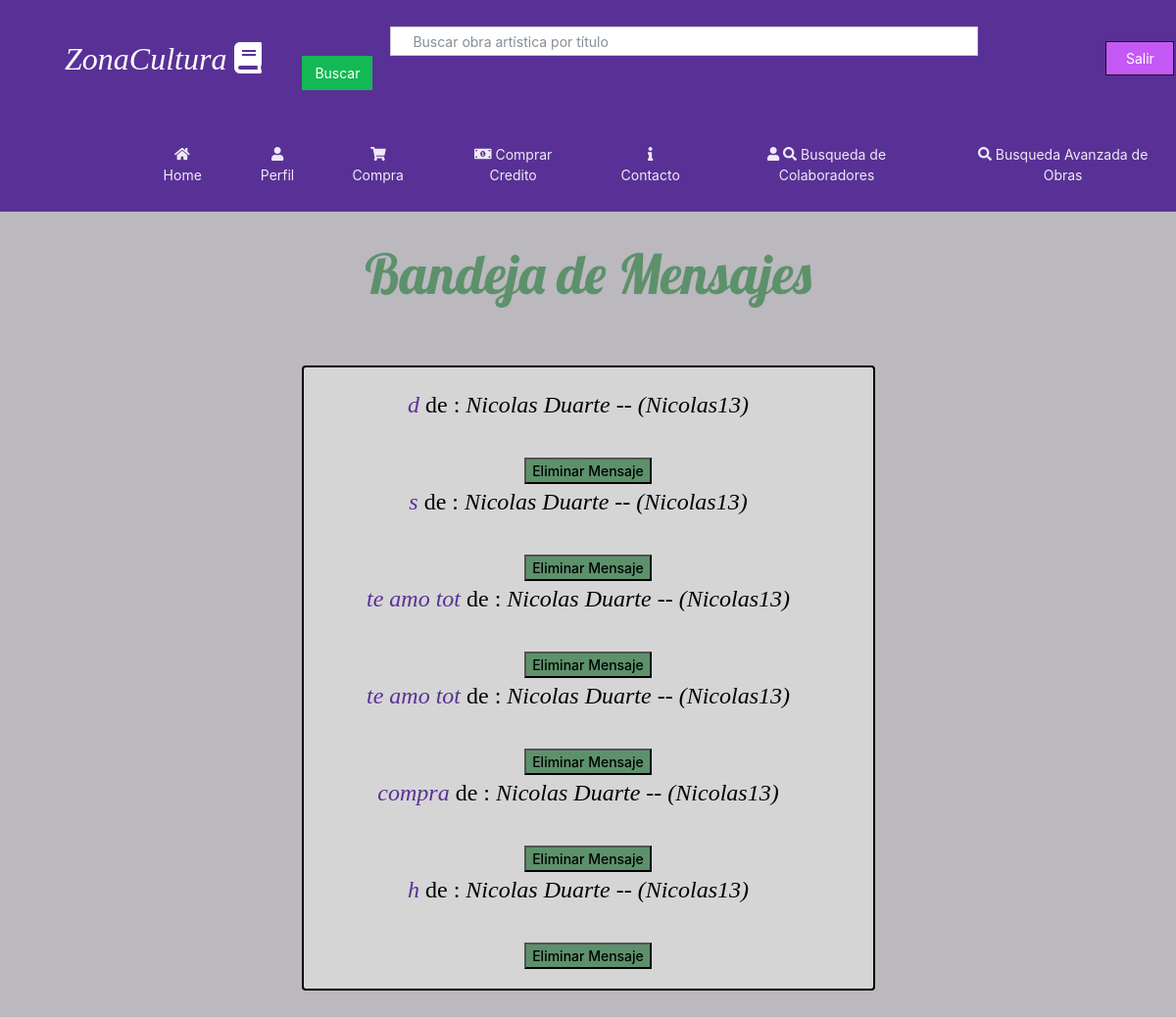
Page /BandejaEntrada (signed in) on the committed database.
### homePage/models.py (models this page shows)
class Mensajes (models.Model):
	Emisor=models.ForeignKey(User,on_delete=models.SET_NULL, null=True, related_name='%(class)s_Emisor')
	Receptor=models.ForeignKey(User,on_delete=models.SET_NULL, null=True, related_name='%(class)s_Pasivo')
	Titulo=models.CharField(max_length=50)
	Cuerpo=models.TextField(max_length=150)
	fecha=models.DateTimeField(default=timezone.now)

### homePage/views.py (the view)
# urls.py: path('BandejaEntrada', views.bandejaView),
@login_required(login_url='/')
def bandejaView (request):
	hayMensajes=True
	listaMensajes=Mensajes.objects.order_by('-fecha').filter(Receptor=request.user)
	for Mensaje in listaMensajes:
			aux1=str(Mensaje.pk)
			aux1=aux1.strip()
			if request.GET.get(aux1) is not None:
				Mensaje.delete()
				return redirect('/BandejaEntrada')
	if len(listaMensajes)==0:
		hayMensajes=False
	return render(request, 'Bandeja.html',{'listaMensajes':listaMensajes, 'hayMensajes':hayMensajes})

### homePage/templates/Bandeja.html (shortened to what this page needs)
{% extends 'plantillaGeneral.html' %}
{% block extrahead %}
<link rel="stylesheet" href="/static/css/perfil.css">
{% endblock %}
{% block content %}
<h1 class="heading">Bandeja de Mensajes</h1>
<center>
{% if hayMensajes == True%}
	<div class="row">
	<div class="col col-3"></div>
	<div class="col col-6">
		<div class="container-7 conteiner">
			<center>
	{% for Mensaje in listaMensajes %}
		<p><i><font face="Trebuchet MS" size="5"><a href="/BandejaEntrada/{{Mensaje.pk}}">  {{Mensaje.Titulo}} </i></a> de :  <em>{{Mensaje.Emisor.first_name}} {{Mensaje.Emisor.last_name}} -- ({{Mensaje.Emisor.username}}) </em> </p> </font>
		<form method="get">
              <input type="submit" value="Eliminar Mensaje" name="{{Mensaje.pk}}" id="Comprar2">
        </form>
	{%endfor%}
		</center>
		</div>
	</div>
{%endif%}
</center>
{% endblock %}

### homePage/static/css/perfil.css (style rules this page uses)
.heading { text-align: center; margin-top: 30px; margin-bottom: 60px; position: relative; font-family: 'Lobster', cursive; color: #5C916B; font-size: 4em; }
.container-7 { padding-top: 20px; padding-bottom: 20px; padding-right: 50px; padding-left: 30px; margin-right: 0px; margin-bottom: 50px; border-style: solid; border-width: 2px; border-color: black; border-radius: 4px; color: #000; background-color: #D5D5D5; }
#Comprar2 { margin-left: 20px; margin-top: 20px; background-color: #5C916B; font-weight: 500; }

### homePage/static/css/paginahome.css (style rules this page uses)
body { background-color: #BBB8BE; }

### rows in the picture
Mensajes: Titulo "d", Emisor.first_name "Nicolas", Emisor.last_name "Duarte", Emisor.username "Nicolas13"
Mensajes: Titulo "s", Emisor.first_name "Nicolas", Emisor.last_name "Duarte", Emisor.username "Nicolas13"
Mensajes: Titulo "te amo tot", Emisor.first_name "Nicolas", Emisor.last_name "Duarte", Emisor.username "Nicolas13"
Mensajes: Titulo "te amo tot", Emisor.first_name "Nicolas", Emisor.last_name "Duarte", Emisor.username "Nicolas13"
Mensajes: Titulo "compra", Emisor.first_name "Nicolas", Emisor.last_name "Duarte", Emisor.username "Nicolas13"
Mensajes: Titulo "h", Emisor.first_name "Nicolas", Emisor.last_name "Duarte", Emisor.username "Nicolas13"
